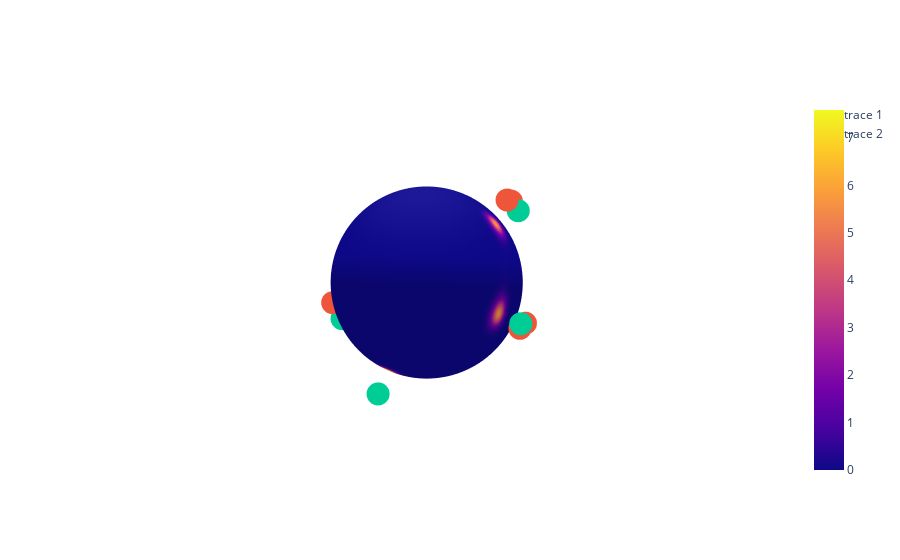

The cell this chart's notebook holds for it:
### Code cell
lmax = 5
position_channels = 1
use_simm_et_al = True
regularize_coeffs = True

results_df_subset = results_df[(results_df["lmax"] == lmax) & (results_df["use_simm_et_al"] == use_simm_et_al) & (results_df["regularize_coeffs"] == regularize_coeffs) & (results_df["position_channels"] == position_channels)]
print(results_df_subset)

coeffs = results_df_subset["coeffs"].values.item()
coeffs = e3nn.IrrepsArray(e3nn.s2_irreps(lmax, p_val=1, p_arg=-1), coeffs)

predicted_dist = models.log_coeffs_to_logits(coeffs, res_beta=90, res_alpha=179, num_radii=1)
if use_simm_et_al:
    predicted_dist.grid_values = predicted_dist.grid_values ** 2
    if regularize_coeffs:
        predicted_dist.grid_values = predicted_dist.grid_values / e3nn.norm(coeffs, per_irrep=True, squared=True).array.sum()

predicted_dist = models.position_logits_to_position_distribution(predicted_dist)
samples_rng, rng = jax.random.split(rng)
samples = helpers.sample_from_dist(predicted_dist, samples_rng, num_samples=10)

predicted_dist.grid_values = predicted_dist.grid_values[0]
fig = go.Figure([go.Surface(predicted_dist.plotly_surface(scale_radius_by_amplitude=False, radius=0.8, normalize_radius_by_max_amplitude=True)),
                 go.Scatter3d(x=samples[:, 0], y=samples[:, 1], z=samples[:, 2], mode='markers'),
                 go.Scatter3d(x=random_points[:, 0], y=random_points[:, 1], z=random_points[:, 2], mode='markers')])
fig.update_layout(scene = dict(
                    xaxis = dict(showticklabels=False, visible=False),
                    yaxis = dict(showticklabels=False, visible=False),
                    zaxis = dict(showticklabels=False, visible=False)))
fig.show()

### Figure 1 — Plotly figure (JSON) as saved in the notebook; plotly's stock layout.template omitted (floating-point values rounded to 4 significant figures; data arrays with more than 128 entries replaced by an {"elided": "..."} marker saying what was removed)
{"data": [{"surfacecolor": {"elided": "92x180 float values"}, "type": "surface", "x": {"elided": "92x180 float values"}, "y": {"elided": "92x180 float values"}, "z": {"elided": "92x180 float values"}}, {"mode": "markers", "type": "scatter3d", "x": [0.4728, -0.3582, -0.06832, 0.05312, -0.009114, -0.228, -0.4134, -0.4134, -0.1981, 0.103], "y": [-0.7955, 0.4824, -0.6264, 0.9915, 0.9915, -0.4824, 0.4824, 0.4824, -0.4824, -0.542], "z": [-0.379, 0.7994, -0.7765, 0.1186, 0.1296, -0.8458, 0.7723, 0.7723, -0.8533, -0.8341]}, {"mode": "markers", "type": "scatter3d", "x": [0.04385, 0.7828, 0.4468, -0.4032, -0.1614], "y": [0.9873, 0.2335, -0.7137, 0.5594, -0.553], "z": [0.1528, -0.5769, -0.5394, 0.7242, -0.8174]}], "layout": {"scene": {"xaxis": {"showticklabels": false, "visible": false}, "yaxis": {"showticklabels": false, "visible": false}, "zaxis": {"showticklabels": false, "visible": false}}}}
